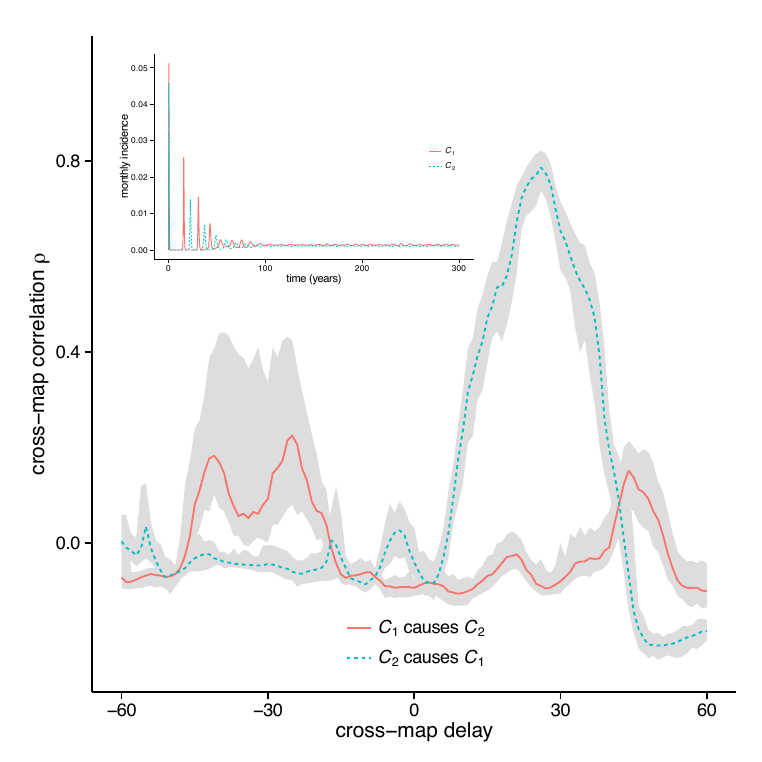

Reproduce this figure in R.
#!/usr/bin/env Rscript

### BOILERPLATE TO CHDIR TO THIS SCRIPT'S DIRECTORY ###

get_script_dir <- function()
{
    command_args <- commandArgs(trailingOnly = FALSE)
    file_arg_name <- '--file='
    tools:::file_path_as_absolute(
        dirname(
            sub(file_arg_name, '', command_args[grep(file_arg_name, command_args)])
        )
    )
}

setwd(get_script_dir())

### LIBRARIES ###

library(ggplot2)
library(gridExtra)
library(DBI)
library(RSQLite)

### EXTERNAL SOURCES ###

source('../../utils.R')
source('../../file_output.R')

### MAIN PLOTTING FUNCTION ###

main <- function()
{
    input_dir <- '../../in/ccm-analyses/transient'
    
    ts_plot <- plot_timeseries(input_dir)
    ggsave_pdf2svg('fig_transient_A', ts_plot, width=6, height=4)
    
    lagplot <- plot_ccm_bylag(input_dir)
    ggsave_pdf2svg('fig_transient_B', lagplot, width=6, height=6)
    
    html2pdf('fig_transient')
    
    invisible()
}

plot_timeseries <- function(input_dir)
{
    ts_mat <- load_json_matrix(file.path(input_dir, 'single-run', 'timeseries.json'))
    
    ts_df_C0 <- data.frame(t = 1:nrow(ts_mat), incidence = ts_mat[,1], variable = 'C0')
    ts_df_C1 <- data.frame(t = 1:nrow(ts_mat), incidence = ts_mat[,2], variable = 'C1')
    
    ts_df <- rbind(ts_df_C0, ts_df_C1)
    
    ggplot(data = ts_df, aes(x = t/12, y = incidence, colour = variable, linetype = variable)) +
        geom_line(aes(colour = variable)) +
        scale_colour_discrete(name = 'variable', labels = c(expression(italic(C)[1]), expression(italic(C)[2]))) +
        scale_linetype_discrete(name = 'variable', labels = c(expression(italic(C)[1]), expression(italic(C)[2]))) +
        labs(
            x = 'time (years)',
            y = 'monthly incidence'
        ) +
        theme_classic() +
        theme(
            legend.title=element_blank(),
            legend.position=c(0.9,0.5),
            plot.background = element_blank()
        )
}

plot_ccm_bylag <- function(input_dir)
{
    db <- dbConnect(SQLite(), file.path(input_dir, 'single-run', 'results.sqlite'))
    data_01 <- get_ccm_data_onedirection(db, 'C0', 'C1')
    data_10 <- get_ccm_data_onedirection(db, 'C1', 'C0')
    dbDisconnect(db)
    
    data_both <- rbind(data_01, data_10)
    
    ggplot(data = data_both, aes(x = delay, ymin = q2_5, ymax = q97_5, y = q50, colour = cause, linetype = cause)) +
        geom_ribbon(linetype = 0, fill = '#dddddd', show_guide=FALSE) +
        geom_line() +
        scale_y_continuous(limits=c(-0.25, 1)) +
        scale_colour_discrete(
            name = 'cause',
            labels = c(
                expression(italic(C)[1] * ' causes ' * italic(C)[2]),
                expression(italic(C)[2] * ' causes ' * italic(C)[1])
            )
        ) +
        scale_linetype_discrete(
            name = 'cause',
            labels = c(
                expression(italic(C)[1] * ' causes ' * italic(C)[2]),
                expression(italic(C)[2] * ' causes ' * italic(C)[1])
            )
        ) +
        labs(
            x = expression('cross-map delay'),
            y = expression('cross-map correlation ' * rho)
        ) +
        theme_classic() +
        theme(
            legend.title=element_blank(),
            legend.position=c(0.5, 0.08),
            legend.background=element_blank()
        )
}

get_ccm_data_onedirection <- function(db, cause, effect)
{
    df <- dbGetPreparedQuery(db,
        'SELECT cause, effect, delays, q50, q2_5, q97_5 FROM ccm_correlation_dist WHERE cause = ? AND effect = ? AND L > 100',
        data.frame(cause = cause, effect = effect)
    )
    
    df$delay <- vapply(
        df$delays,
        function(delays_str) {
            min(as.integer(strsplit(substr(delays_str, 2, nchar(delays_str) - 1), ', ')[[1]]))
        },
        1
    )
    
    return(df)
}

#     lags.append(lag)
#     medians.append(median)
#     q2_5s.append(q2_5)
#     q97_5s.append(q97_5)
#     
#     if len(lags) == 0:
#         return None
#     
#     return pyplot.errorbar(
#         lags, medians,
#         yerr=numpy.row_stack((numpy.array(q97_5s) - numpy.array(medians), numpy.array(medians) - numpy.array(q2_5s))),
#         label='{} causes {}'.format(cause, effect)
#     )

main()
